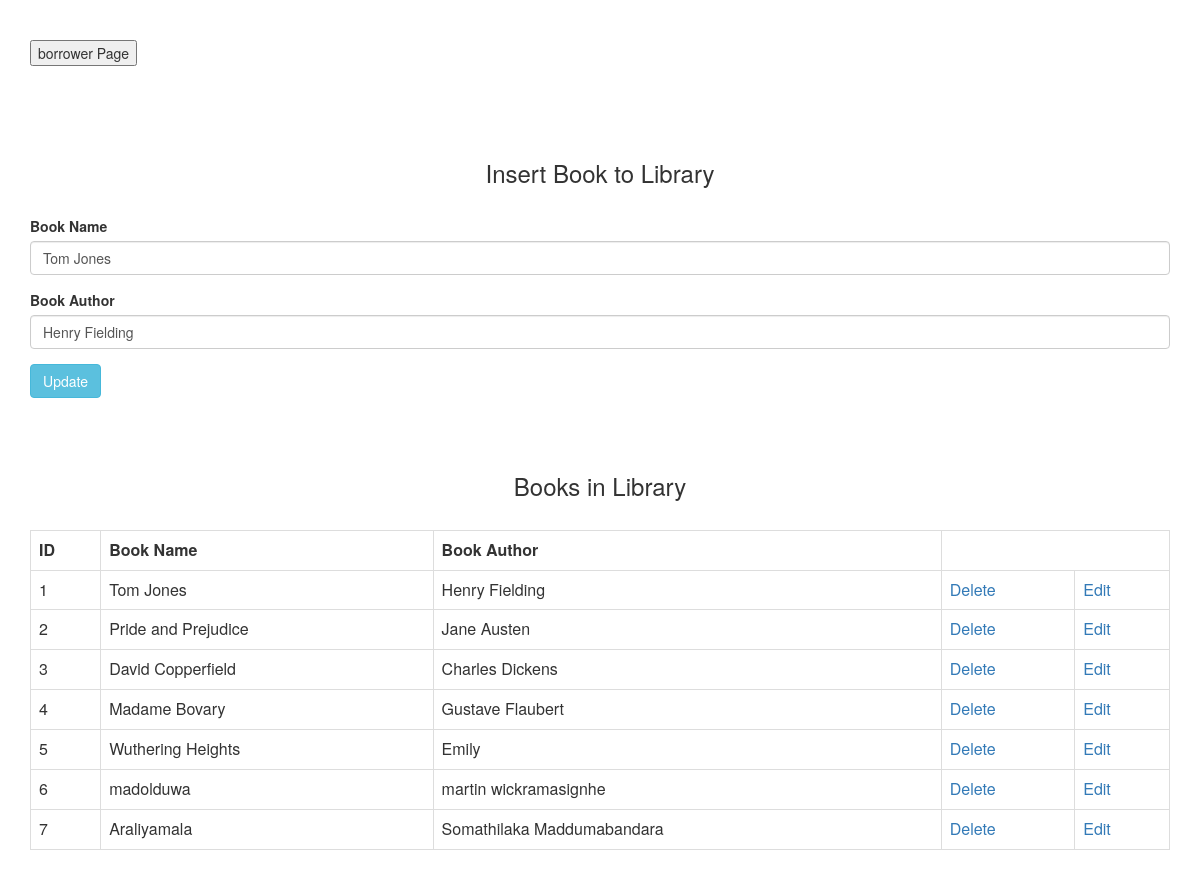
Page /main/update_data/1 on the committed database.
### tables this page shows
CREATE TABLE IF NOT EXISTS `books` (
  `book_id` int(20) NOT NULL AUTO_INCREMENT,
  `book_name` varchar(100) NOT NULL,
  `book_author` varchar(100) NOT NULL,
  PRIMARY KEY (`book_id`)
);

### application/controllers/main.php (called while the page is built, shortened)
<?php
class Main extends CI_Controller {
    public function update_data(){
        $user_id = $this->uri->segment(3);
        $this->load->model("main_model");
        $data["user_data"] = $this->main_model->fetch_single_data($user_id);
        $data["fetch_data"] = $this->main_model->fetch_data();
        $this->load->view("main_view", $data);
    }
}

### index.php (called while the page is built, shortened)
<?php
require_once BASEPATH.'core/CodeIgniter.php';

### application/models/main_model.php (called while the page is built, shortened)
<?php
class Main_model extends CI_Model
{
    function fetch_data()
    {
        $this->db->select("*");
        $this->db->from("books");
        $query = $this->db->get();
        return $query;
    }
    function fetch_single_data($id)
    {
        $this->db->where("book_id", $id);
        $query = $this->db->get("books");
        return $query;
    }
}

### application/views/main_view.php (the view, shortened to what this page needs)
<html>
<head>
    <link rel="stylesheet" type="text/css" href="<?php echo base_url();?>css/bootstrap.min.css">
</head>
<body>
<div class="container">
    <br/><br/>
    <form method="post" action="<?php echo base_url();?>main/index">
        <input type="submit" name="btn_for_borower_page" value="borrower Page">
    </form>
    <br/><br/><br/>
    <h3 align="center">Insert Book to Library</h3><br/>
    <form method="post" action="<?php echo base_url()?>main/form_validation">
        <?php
        if(isset($user_data))
        {
            foreach ($user_data->result() as $row) {
                ?>
                <div class="form-group">
                    <label>Book Name</label>
                    <input type="text" name="book_name" value="<?php echo $row->book_name; ?>" class="form-control">
                </div>
                <div class="form-group">
                    <label>Book Author</label>
                    <input type="text" name="book_author" value="<?php echo $row->book_author?>" class="form-control">
                </div>
                <div class="form-group">
                    <input type="submit" name="update" value="Update" class="btn btn-info">
                </div>
                <?php
            }
        }
        ?>
    </form>
    <br/><br/>
    <h3 align="center">Books in Library</h3><br/>
    <div class="table-responsive">
        <table class="table table-bordered">
            <tr>
                <th>ID</th>
                <th>Book Name</th>
                <th>Book Author</th>
            </tr>
            <?php
            if($fetch_data->num_rows()>0)
            {
                foreach ($fetch_data->result()as $row)
                {
                    ?>
                    <tr>
                        <td><?php echo $row->book_id?></td>
                        <td><?php echo $row->book_name?></td>
                        <td><?php echo $row->book_author?></td>
                        <td><a href="#" class="delete_data" id="<?php echo $row->book_id?>">Delete</a> </td>
                        <td><a href="<?php echo base_url();?>main/update_data/<?php echo $row->book_id ?>">Edit</a> </td>
                    </tr>
                    <?php
                }
            }
            else{
                ?>
                <tr>
                    <td colspan="3">No Data Found</td>
                </tr>
                <?php
            }
            ?>
        </table>
    </div>
</div>
</body>
</html>

### rows in the picture
books: book_name "Tom Jones", book_author "Henry Fielding", book_id "1"
books: book_id "2", book_name "Pride and Prejudice", book_author "Jane Austen"
books: book_id "3", book_name "David Copperfield", book_author "Charles Dickens"
books: book_id "4", book_name "Madame Bovary", book_author "Gustave Flaubert"
books: book_id "5", book_name "Wuthering Heights", book_author "Emily"
books: book_id "6", book_name "madolduwa", book_author "martin wickramasignhe"
books: book_id "7", book_name "Araliyamala", book_author "Somathilaka Maddumabandara"
